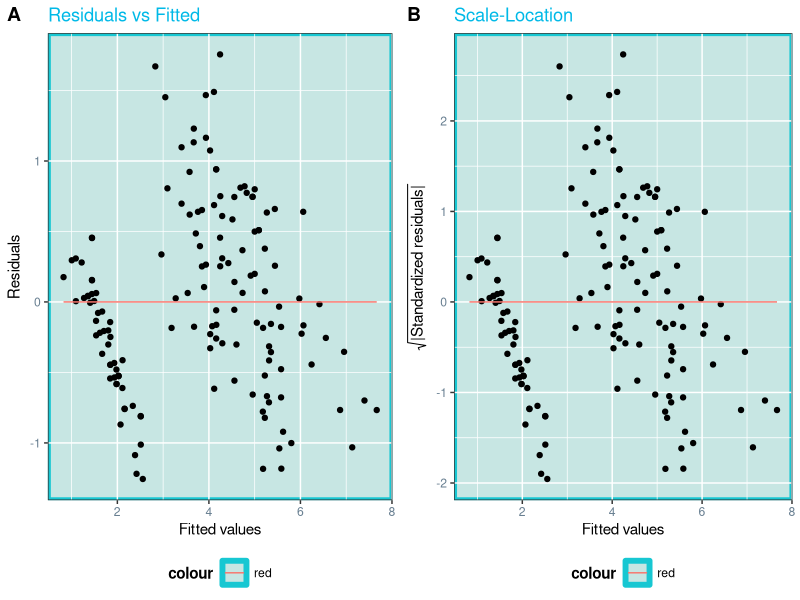

R code for this plot:
## ---- chunk 1
linreg <- setRefClass ("linreg",
  fields = c (
    formula = "formula",
    data = "ANY",
    regression_coefficients = "ANY", 
    fitted_values = "ANY",
    residuals = "ANY",
    std_residuals = "ANY",
    degrees_of_freedom = "ANY",
    residual_variance = "ANY",
    variance_of_coefficients = "ANY",
    std_error = "ANY",
    t_values = "ANY",
    p_values = "ANY",
    arguments = "ANY"),
  methods = c (
    initialize = function(formula, data){
      "Initialize function calculates all values needed from formula and data."
      ## 0. Check that the class of the formula argument is correct:
      stopifnot(class(formula) == "formula")

      # Extract arguments
      arg_string <- paste(as.list(sys.calls()), collapse='')
      
      # Extract function call
      function_pattern <- "linreg\\$new\\(.*?\\)"
      function_call <- regmatches(arg_string, regexpr(function_pattern, arg_string, perl = TRUE))
      
      # From function call, extract data argument
      data_pattern <- "(\\w+)(?=\\))"
      data_argument <- regmatches(function_call, regexpr(data_pattern, function_call, perl = TRUE))
      
      # Save arguments
      arguments <<- c(formula, data_argument)
      
      ## 1. Initialization
      x <- model.matrix(formula, data) # X matrix (independent variables)
      name_dep <- all.vars(formula)[1] # Dependent variable/s name/s
      y <- data[, name_dep] # y (dependent variable/s)
      
      ## 2. Calculation of Q and R
      qr_x <- qr(x)
      Q <- qr.Q(qr_x) # orthogonal matrix
      R <- qr.R(qr_x) # triangular matrix
      
      ## 3. Estimations (Computations using ordinary least squares).
      # Regression coefficients:
      regression_coefficients <<- as.vector(backsolve(R, (t(Q) %*% y)))
      
      # The fitted values:
      fitted_values <<- x %*% regression_coefficients
      
      # The residuals:
      residuals <<- y - (x %*% regression_coefficients)
      std_residuals <<- residuals/(sqrt((1/(nrow(data)-1))*sum(residuals^2)))
      
      # The degrees of freedom:
      degrees_of_freedom <<- nrow(data) - ncol(x) # number of observations - number of parameters in the model
      
      # The residual variance:
      residual_variance <<- as.numeric((t(residuals)%*%residuals)/degrees_of_freedom)
      
      # The variance of the regression coefficients:
      variance_of_coefficients <<- diag(solve(t(R)%*%R) * residual_variance) # Var(beta_hat)= (R^T * R)^(-1) * sigma_hat^2
      std_error <<- t(sqrt(variance_of_coefficients))    # Std. Errors
      
      # The t-values for each coefficient:
      t_values <<- regression_coefficients / std_error
      
      # The p-values for each coefficient:
      #p_values <<- 2*abs(pt(t_values, degrees_of_freedom, log.p = T))
      p_values <<- pt(-abs(t_values), degrees_of_freedom)
      return(NULL)
    },
    show = function() {
      "Modifies the print() function for class."
      base::print("Use ...$print()")
    },
    print = function() {
      "Same as show, but allows for linreg$print(). Will break print(linreg) that show allows, bad test case!"
      coeff <- matrix(c(names(std_error), regression_coefficients), ncol=3)
      colnames(coeff) <- colnames(t_values)
      
      model <- list()
      model$Call <- paste("linreg(formula = ", arguments[1], ", data = ", arguments[2], ")", sep="")
      model$Coefficients <- coeff
      base::print(model)
    },
    plot = function(){
      liu_theme <- theme_bw() + theme(
        plot.title = element_text(color = "#00b9e7"),
        panel.background = element_rect(fill = "#c7e6e3", colour = "#17c7d2",
                                        size = 2, linetype = "solid"),
        panel.grid.major = element_line(size = 0.5, linetype = 'solid',
                                        colour = "white"), 
        panel.grid.minor = element_line(size = 0.25, linetype = 'solid',
                                        colour = "white"),
        #scale_color_manual(values=c('#ff6442','#8781d3', '#fcf05f', '#687f91')),
        legend.title = element_text(face = "bold"),
        legend.position = "bottom",
        axis.text.x = element_text(color="#687f91"),
        axis.text.y = element_text(color="#687f91")
        )
      
      df <- data.frame(residuals, std_residuals, fitted_values)
      plot1 <- ggplot(df, aes(y=residuals, x=fitted_values)) + geom_point() + geom_line(aes(y = mean(residuals), x= fitted_values, colour="red")) + ggtitle("Residuals vs Fitted") + xlab("Fitted values") + ylab("Residuals") + liu_theme
      plot2 <- ggplot(df, aes(y=std_residuals, x=fitted_values)) + geom_point() + geom_line(aes(y = mean(std_residuals), x= fitted_values, colour="red")) + ggtitle("Scale-Location") + xlab("Fitted values") + ylab(expression(sqrt("|Standardized residuals|"))) + liu_theme
      plot_grid(plot1, plot2, labels = "AUTO")
      },
    resid = function(){
      "Returns the residuals."
      return(residuals)
    },
    pred = function(){
      "Returns the predictions."
      return(fitted_values)
    },
    coef = function(){
      "Returns the coefficients."
      return(regression_coefficients)
    },
    summary = function() {
      "Prints a summary for the calculated data."
      .categorise_significance <- function(x){
        if(x < 0.001){
          return("***")
        }else if(x < 0.01){
          return("**")
        }else if(x < 0.05){
          return("*")
        }else if(x < 0.1){
          return(".")
        }else{
          return(" ")
        }
      }
      significance <- lapply(as.vector(p_values), .categorise_significance)
      coef <- cbind(regression_coefficients, std_error[1,], t_values[1,], p_values[1,], significance)
      colnames(coef) <- c("Estimate", "Std. Error", "t value", "Pr(>|t|)", "Significance")
      base::print(coef)
      
      base::print("Signif. codes:  0 '***' 0.001 '**' 0.01 '*' 0.05 '.' 0.1 ' ' 1")
      rse <- sqrt(sum(residuals**2)/degrees_of_freedom)
      base::print(paste("Residual standard error: ", rse, " on ", degrees_of_freedom, " degrees of freedom", sep=""))
    }
  )
)
## ---- chunk 2
library(ggplot2)
library(cowplot)
## ---- chunk 3
# Loading the dataset.
data(iris) 

# Setting "formula" and "data" arguments
linreg_mod <- linreg$new(Petal.Length~Sepal.Width+Sepal.Length, data=iris)
## ---- chunk 4
linreg_mod$print()
## ---- chunk 5
linreg_mod$plot()
## ---- chunk 6
head(linreg_mod$resid())
## ---- chunk 7
head(linreg_mod$pred())
## ---- chunk 8
linreg_mod$coef()
